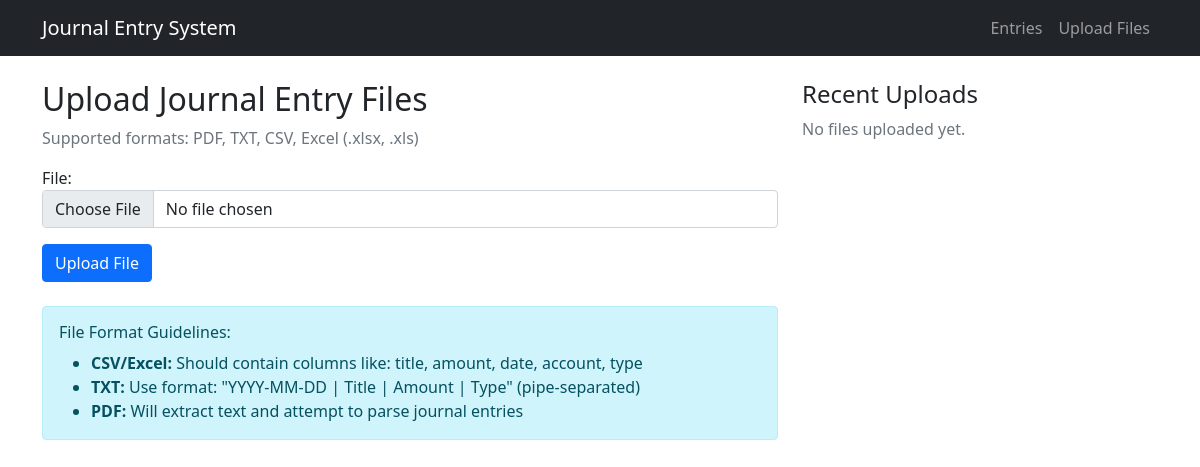
Before: /upload/ with the older database file.
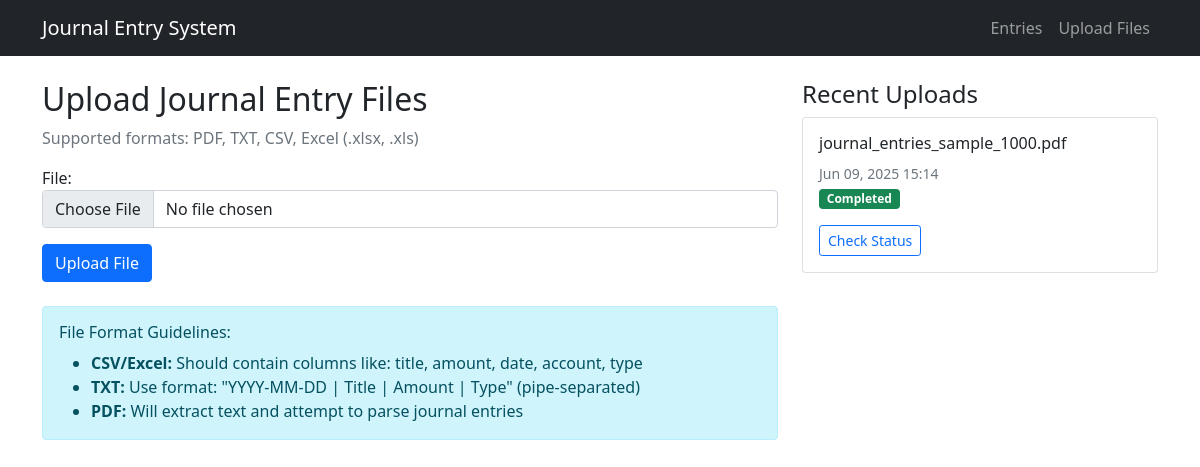
After: the same page with the newer database file.
### journal_app/models.py (models this page shows, shortened)
class UploadedFile(models.Model):
    FILE_TYPES = [
        ('pdf', 'PDF'),
        ('txt', 'Text'),
        ('csv', 'CSV'),
        ('excel', 'Excel'),
    ]
    PROCESSING_STATUS = [
        ('pending', 'Pending'),
        ('processing', 'Processing'),
        ('completed', 'Completed'),
        ('failed', 'Failed'),
    ]
    id = models.UUIDField(primary_key=True, default=uuid.uuid4, editable=False)
    user = models.ForeignKey(User, on_delete=models.CASCADE, null=True, blank=True)
    file = models.FileField(upload_to='uploads/')
    original_filename = models.CharField(max_length=255)
    file_type = models.CharField(max_length=10, choices=FILE_TYPES)
    file_size = models.PositiveIntegerField()
    status = models.CharField(max_length=20, choices=PROCESSING_STATUS, default='pending')
    error_message = models.TextField(blank=True)
    processed_entries_count = models.PositiveIntegerField(default=0)
    uploaded_at = models.DateTimeField(auto_now_add=True)
    processed_at = models.DateTimeField(null=True, blank=True)
    class Meta:
        ordering = ['-uploaded_at']

### journal_app/views.py (the view)
# urls.py: path('upload/', views.upload_file_view, name='upload_file'),
def upload_file_view(request):
    if request.method == 'POST':
        form = FileUploadForm(request.POST, request.FILES)
        if form.is_valid():
            uploaded_file = form.save(commit=False)
            uploaded_file.user = request.user if request.user.is_authenticated else None
            uploaded_file.original_filename = uploaded_file.file.name
            uploaded_file.file_size = uploaded_file.file.size
            file_content = uploaded_file.file.read(1024)
            uploaded_file.file.seek(0)
            file_type = magic.from_buffer(file_content, mime=True)
            if 'pdf' in file_type:
                uploaded_file.file_type = 'pdf'
            elif 'text' in file_type:
                uploaded_file.file_type = 'txt'
            elif 'csv' in file_type or uploaded_file.file.name.endswith('.csv'):
                uploaded_file.file_type = 'csv'
            elif 'excel' in file_type or 'spreadsheet' in file_type:
                uploaded_file.file_type = 'excel'
            uploaded_file.save()
            processor = FileProcessor(uploaded_file)
            thread = threading.Thread(target=processor.process)
            thread.start()
            messages.success(request, f'File "{uploaded_file.original_filename}" uploaded successfully! Processing in background.')
            return redirect('upload_file')
    else:
        form = FileUploadForm()
    recent_uploads = UploadedFile.objects.all()[:10]
    return render(request, 'journal_app/upload.html', {
        'form': form,
        'recent_uploads': recent_uploads
    })

### journal_app/forms.py (shortened to what this page needs)
class FileUploadForm(forms.ModelForm):
    class Meta:
        model = UploadedFile
        fields = ['file']
        widgets = {
            'file': forms.FileInput(attrs={
                'class': 'form-control',
                'accept': '.pdf,.txt,.csv,.xlsx,.xls'
            })
        }

### templates/journal_app/upload.html (shortened to what this page needs)
{% extends 'base.html' %}
{% block content %}
<div class="row">
    <div class="col-md-8">
        <h2>Upload Journal Entry Files</h2>
        <p class="text-muted">Supported formats: PDF, TXT, CSV, Excel (.xlsx, .xls)</p>
        <form method="post" enctype="multipart/form-data" class="mb-4">
            <div class="mb-3">
                {{ form.file.label_tag }}
                {{ form.file }}
            </div>
            <button type="submit" class="btn btn-primary">Upload File</button>
        </form>
        <div class="alert alert-info">
            <h6>File Format Guidelines:</h6>
            <ul class="mb-0">
                <li><strong>CSV/Excel:</strong> Should contain columns like: title, amount, date, account, type</li>
                <li><strong>TXT:</strong> Use format: "YYYY-MM-DD | Title | Amount | Type" (pipe-separated)</li>
                <li><strong>PDF:</strong> Will extract text and attempt to parse journal entries</li>
            </ul>
        </div>
    </div>
    <div class="col-md-4">
        <h4>Recent Uploads</h4>
        {% for upload in recent_uploads %}
        <div class="card mb-2">
            <div class="card-body">
                <h6 class="card-title">{{ upload.original_filename }}</h6>
                <p class="card-text">
                    <small class="text-muted">{{ upload.uploaded_at|date:"M d, Y H:i" }}</small><br>
                    {% if upload.status == 'completed' %}
                        <span class="badge bg-success">{{ upload.get_status_display }}</span>
                    {% elif upload.status == 'failed' %}
                        <span class="badge bg-danger">{{ upload.get_status_display }}</span>
                    {% else %}
                        <span class="badge bg-warning">{{ upload.get_status_display }}</span>
                    {% endif %}
                </p>
                <button class="btn btn-sm btn-outline-primary" onclick="checkStatus('{{ upload.id }}')">
                    Check Status
                </button>
            </div>
        </div>
        {% empty %}
        <p class="text-muted">No files uploaded yet.</p>
        {% endfor %}
    </div>
</div>
{% endblock %}

### templates/base.html (shortened to what this page needs)
<!DOCTYPE html>
<html lang="en">
<head>
    <link href="https://cdn.jsdelivr.net/npm/bootstrap@5.1.3/dist/css/bootstrap.min.css" rel="stylesheet">
</head>
<body>
    <nav class="navbar navbar-expand-lg navbar-dark bg-dark">
        <div class="container">
            <a class="navbar-brand" href="{% url 'entry_list' %}">Journal Entry System</a>
            <div class="navbar-nav">
                <a class="nav-link" href="{% url 'entry_list' %}">Entries</a>
                <a class="nav-link" href="{% url 'upload_file' %}">Upload Files</a>
            </div>
        </div>
    </nav>
    <div class="container mt-4">
        {% block content %}
        {% endblock %}
    </div>
</body>
</html>

Changed rows visible on the page:
added UploadedFile: original_filename "journal_entries_sample_1000.pdf", uploaded_at "Jun 09, 2025 15:14", status "Completed"
Other visible differences:
text no longer shown: "No files uploaded yet."
